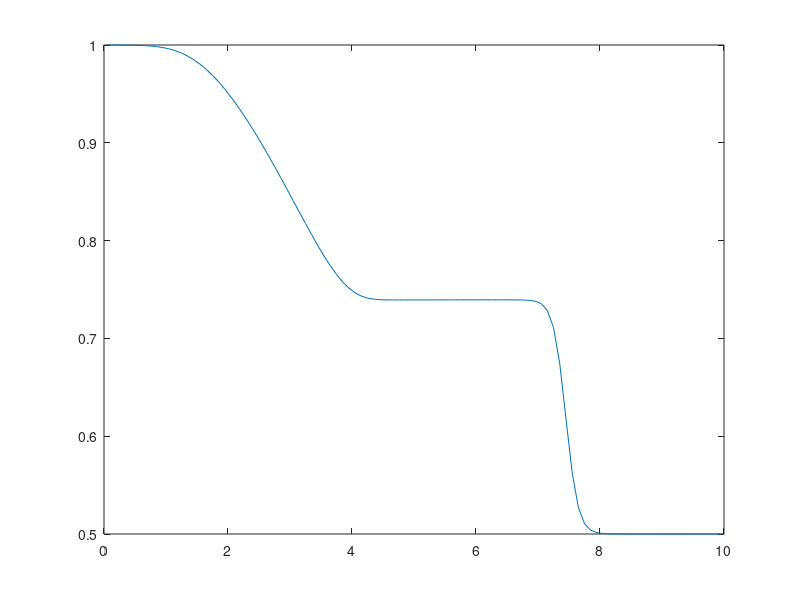

MATLAB code to generate this figure:
function shallow1D
  clear all;
  Lx = 10;
  n = 100;
  dx = Lx/n;
  dt = 0.01;
  g = 9.81;

  % Initialisation
  for i=1:n
    x(i) = dx/2 + (i-1)*dx;
  end

  for i=1:n
    if (x(i) <= Lx/2)
      h(i) = 1;
    else
      h(i) = 0.5;
    end
    u(i) = 0;
  end

  for i=1:n
    q1(i) = h(i);
    q2(i) = u(i)*h(i);
  end

  for t=0:dt:100*dt
    printf('debut \n');
    for i=1:n-1
      hL = q1(i);
      uL = q2(i)/q1(i);
      hR = q1(i+1);
      uR = q2(i+1)/q1(i+1);


      hstar = (uL-uR+2*(sqrt(g*hL)+sqrt(g*hR)))^2/(16*g);
      for k=0:20
        if (hstar <= hL)
          FL = uL+2*sqrt(g*hL)-2*sqrt(g*hstar);
          FLprime = - sqrt(g/hstar);
        else
          FL = uL-(hstar-hL)*sqrt(g*(hstar+hL)/(2*hstar*hL));
          delta = sqrt(1/hL+1/hstar);
          %FLprime = sqrt(g/2)*(-delta + (hstar-hL)/(hstar^2*2*delta));
          FLprime = - g*(hL^2+hL*hstar+2*hstar^2)/(2*sqrt(2)*sqrt(g*hL*hstar^3*(hL+hstar)));
        end
        if (hstar <= hR)
          FR = uR-2*sqrt(g*hR)+2*sqrt(g*hstar);
          FRprime = sqrt(g/hstar);
        else
          FR = uR+(hstar-hR)*sqrt(g*(hstar+hR)/(2*hstar*hR));
          delta = sqrt(1/hR+1/hstar);
          %FRprime = sqrt(g/2)*(delta - (hstar-hR)/(hstar^2*2*delta));
          FRprime = g*(hR^2+hR*hstar+2*hstar^2)/(2*sqrt(2)*sqrt(g*hstar*hR^3*(hR+hstar)));
        end
        G = FL-FR;
        Gprime = FLprime-FRprime;
        hstar = hstar - G/Gprime;
      end

      if (hstar <= hL) 
        ustar = uL+2*sqrt(g*hL)-2*sqrt(g*hstar);
      else 
        ustar = uL-(hstar-hL)*sqrt(g*(hstar+hL)/(2*hstar*hL));
      end

      if (hstar > hL) % shock wave 
        if (abs(hstar -hL) > 1e-6)
          sLeft1 = (hstar*ustar-hL*uL)/(hstar-hL);
        else
          sLeft1 = uL -sqrt(g*hL);
        end
        sLeft2 = sLeft1 ;
      else % rarefaction wave
        sLeft1 = uL-sqrt(g*hL);
        sLeft2 = ustar-sqrt(g*hstar);
      end
      if (hstar > hR) % shock wave 
        if (abs(hstar -hR) > 1e-6)
          sRight1 = (hstar*ustar-hR*uR)/(hstar-hR);
        else
          sRight1 = uR +sqrt(g*hR);
        end
        sRight2 = sRight1 ;
      else % rarefaction wave
        sRight1 = ustar+sqrt(g*hstar);
        sRight2 = uR+sqrt(g*hR);
      end

      % Goudunov's method
      if (sLeft1 > 0)
        hTmp = hL;
        uTmp = uL;
      elseif (sRight2 < 0)
        hTmp = hR;
        uTmp = uR;
      elseif (sLeft1 < 0 && sLeft2 > 0)
        hTmp = (uL+2*sqrt(g*hL))^2/(9*g);
        uTmp = uL+2*sqrt(g*hL)-2*sqrt(g*hTmp);
      elseif (sRight1 < 0 && sRight2 > 0)
        hTmp = (uR-2*sqrt(g*hR))^2/(9*g);
        uTmp = uL-2*sqrt(g*hR)+2*sqrt(g*hTmp);
      else
        hTmp = hstar;
        uTmp = hstar*ustar;
      end

      F1(i) = hTmp*uTmp;
      F2(i) = hTmp*uTmp^2+0.5*g*hTmp^2;
    end

    for i=2:n-1
      q1(i) = q1(i) - dt/dx*(F1(i)-F1(i-1));
      q2(i) = q2(i) - dt/dx*(F2(i)-F2(i-1));
    end
    plot(x,q1);
    drawnow;
  end

end
